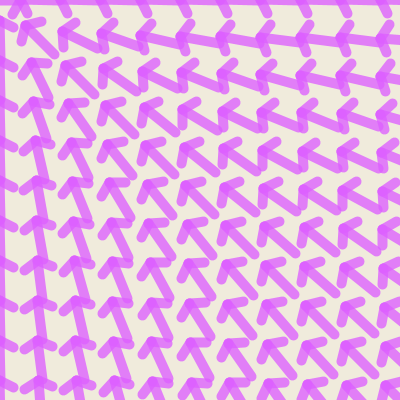
Frame 1 (no input)
Frame 60 (the mouse pressed at the canvas centre just before this capture): identical to frame 1, image omitted
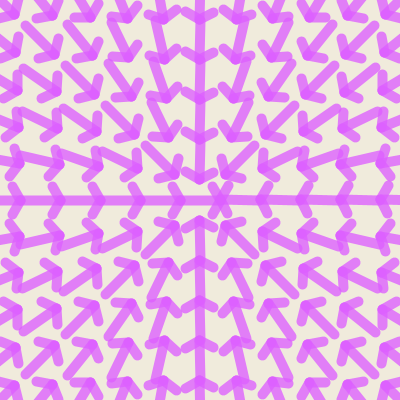
Frame 120 (the mouse held since frame 60 and released just before this capture)

The Processing sketch that drew these frames (run headless with seeded random() and noise(); from frame 60 on, the mouse is pressed at the canvas centre):

// Processing sketch: processing_50459
// ── processing_50459.pde

void setup()
{
  size(400, 400);
  smooth();
}

void draw() {
  background(240,235,220);

  stroke(220,95,255, 200);
  strokeWeight(10);
  for (int x=0; x<=width; x+=40)
  {
    for (int y=0; y<=height; y+=40)
    {
      pushMatrix();
      translate(x, y);
      float a = atan2(mouseY-y, mouseX-x); //Calculate the angle btw mouse & center
      rotate(a);                           //Pass that angle to rotate()

      line(-20, 0, 20, 0); //Simple Arrow, facing to the right
      line(12, -14, 20, 0);
      line(12, 14, 20, 0);
      popMatrix();
    }
  }
}
